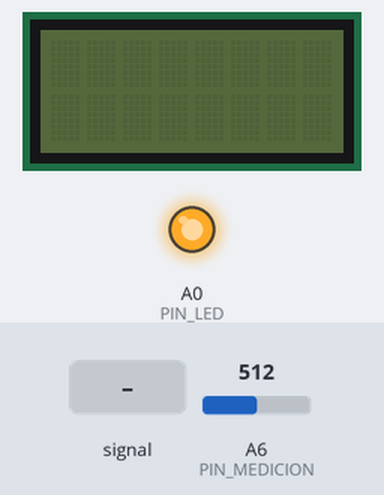
The sketch below on a simulated Arduino Nano, built with avr-gcc and run on an emulated ATmega328P. Shown: 8×2 character LCD, output pins drawn as LEDs (lit = HIGH). Inputs (shaded band) come from the test bench; at power-on: A6 (PIN_MEDICION) = 512. Random numbers use the default seed unless the sketch sets one; what the sketch prints to the serial monitor is not drawn.

Above: at 1.2 s.
1.3 s: A6 (PIN_MEDICION) fed a 200 Hz sine of ±81 counts around its level
At 4.5 s:
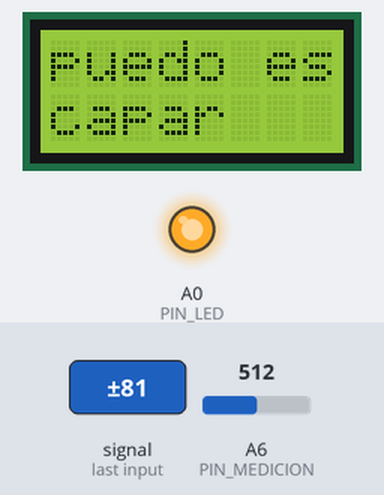
At 7.2 s:
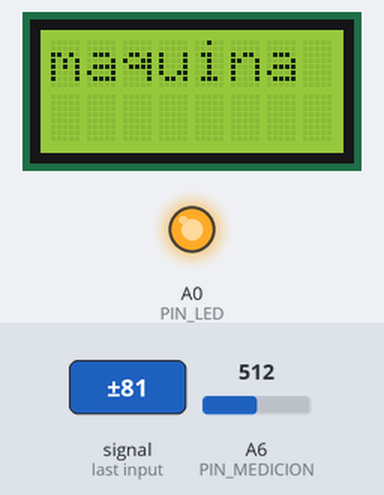
Timing chart, 0 to 17.4 s (numbered marks = the images above; inputs shaded):
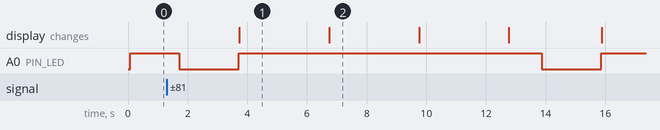

The sketch:

sketch_soplido.ino
```cpp
#include <LiquidCrystal_I2C.h>
#define PIN_LED A0                // High side of the resistor
#define PIN_MEDICION A6           // Low side of resistor and anode of LED
#define DIFERENCIA_MINIMA 19.00
#define CANTIDAD_SENSADA 10
#define CANTIDAD_PALABRAS 40

// Variables globales
LiquidCrystal_I2C lcd(0x27,8,2);
long int dataSensada[CANTIDAD_SENSADA];
long int dataSensada2[CANTIDAD_SENSADA];
int j = 0;
int k = 0;
String palabras[CANTIDAD_PALABRAS] = {
"fatigada","la noche","estoy mirando","en alto","tal dulzura","no preguntes","noche","ojos...","luna blanca","puedo escapar",
"cielo profundo","afuera llueve","por la vida","corazon...","tus brazos","sin hacer ruido","salvame","era silencio","maquina","de un suspiro",
"la mirada","no entender","mueres de sed","tus pupilas","perfume tenue","Oh viajero","y dile","huye hacia","de esta fiebre","corre, camina",
"todo eso que","pienso que","Hasta cuando?","el sol","para tu suerte","recuerdos de","el alma","como de mujer","a mirarlas","contemplo el mar"};

void setup() {
  // Inicializa display
  lcd.init();
  lcd.clear();

  // Inicializa led
  Serial.begin(230400);
  pinMode(PIN_MEDICION, INPUT);
  pinMode(PIN_LED, OUTPUT);
  digitalWrite(PIN_LED, HIGH);
}

void loop() {

  long int sum = 0;

  // Suma 256 lecturas para reducir el ruido
  for (int i = 0; i < 256; i++) {
    sum = sum + analogRead(PIN_MEDICION);
  }

  // Guarda primero 10 mediciones, luego otras 10
  if(j < CANTIDAD_SENSADA) {
    dataSensada[j] = sum;
    j++;
  } else {
    dataSensada2[k] = sum;
    k++;
  }

  // Si ya están llenos los 2 arrays saca el promedio de cada uno
  if(j == CANTIDAD_SENSADA && k == CANTIDAD_SENSADA) {
    float promedio1 = promedioSuma(dataSensada);
    float promedio2 = promedioSuma(dataSensada2);
    //Serial.println(promedio2 - promedio1);

    // Si la diferencia entre el promedio de los segundos valores leídos es mayor a
    // la DIFERENCIA_MINIMA entonces quiere decir que hubo una variación (alguien hizo un soplido)
    // entonces apago y prendo el led y muestro la poesía
    if(promedio2 - promedio1 > DIFERENCIA_MINIMA){
        digitalWrite(PIN_LED, LOW);
        delay(2000);
        digitalWrite(PIN_LED, HIGH);
        for(int i=0; i<random(3,6); i++) {
          mostrarPalabra();
        }
        lcd.clear();
        lcd.noBacklight();
    }
    j = 0;
    k = 0;
  }

}

void mostrarPalabra() {

  String palabraRecortada1;
  String palabraRecortada2;
  int maxCaracteresPorRenglon = 8;

  // Obtiene una palabra al azar del array
  int posicion = random(CANTIDAD_PALABRAS);
  String palabra = palabras[posicion];
  Serial.println(posicion);
  Serial.println(palabra);
  int longitudPalabra = palabra.length();
   Serial.println(longitudPalabra);

  // La libreria del display de 16x1 lo maneja como si fuera 8x2
  // por eso tengo que cortar la palabra si tiene más de 8 caracteres
  // y pasarla al "renglón" siguiente
  if(longitudPalabra > maxCaracteresPorRenglon) {
    palabraRecortada1 = palabra.substring(0, 8);
    palabraRecortada2 = palabra.substring(8, longitudPalabra);
  } else {
    palabraRecortada1 = palabra;
  }

  // Limpio y prendo el display
  lcd.clear();
  lcd.backlight();
  // Posiciono el cursor del primer "renglón" e imprimo
  lcd.setCursor(0,0);
  lcd.print(palabraRecortada1);
  // Posiciono el cursor del segundo "renglón" e imprimo
  lcd.setCursor(0,1);
  lcd.print(palabraRecortada2);
  // Espero 3 segundos para poder leer la palabra
  delay(3000);
}

float promedioSuma(long int dataSensada[]) {

   long int sum = 0;

   for (int i = 0; i < CANTIDAD_SENSADA; i++) {
    sum = sum + dataSensada[i];
   }

   return sum/CANTIDAD_SENSADA;
}
```

Measured:
- after the input at 1.3 s, A0 (PIN_LED): alternates HIGH for 10.2 s and LOW for 2.0 s, starting after 0.41 s; the display: changes after 2.4 s (image 1)
- what the display in image 1 shows lasts 3.0 s, from 3.7 s to 6.7 s
